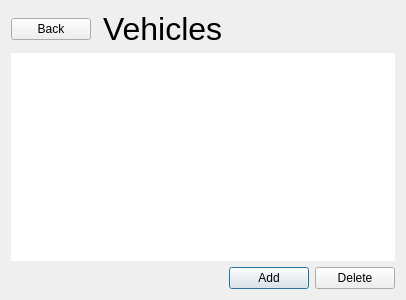
<?xml version="1.0" encoding="UTF-8"?>
<ui version="4.0">
 <class>VehicleWindow</class>
 <widget class="QDialog" name="VehicleWindow">
  <property name="geometry">
   <rect>
    <x>0</x>
    <y>0</y>
    <width>400</width>
    <height>300</height>
   </rect>
  </property>
  <property name="windowTitle">
   <string>Dialog</string>
  </property>
  <layout class="QVBoxLayout" name="verticalLayout">
   <item>
    <layout class="QGridLayout" name="gridLayout">
     <item row="0" column="3">
      <spacer name="horizontalSpacer_5">
       <property name="orientation">
        <enum>Qt::Horizontal</enum>
       </property>
       <property name="sizeHint" stdset="0">
        <size>
         <width>40</width>
         <height>20</height>
        </size>
       </property>
      </spacer>
     </item>
     <item row="2" column="3">
      <widget class="QPushButton" name="btnNewVehicle">
       <property name="text">
        <string>Add</string>
       </property>
      </widget>
     </item>
     <item row="0" column="4">
      <spacer name="horizontalSpacer_4">
       <property name="orientation">
        <enum>Qt::Horizontal</enum>
       </property>
       <property name="sizeHint" stdset="0">
        <size>
         <width>40</width>
         <height>20</height>
        </size>
       </property>
      </spacer>
     </item>
     <item row="0" column="1">
      <spacer name="horizontalSpacer_3">
       <property name="orientation">
        <enum>Qt::Horizontal</enum>
       </property>
       <property name="sizeHint" stdset="0">
        <size>
         <width>40</width>
         <height>20</height>
        </size>
       </property>
      </spacer>
     </item>
     <item row="2" column="4">
      <widget class="QPushButton" name="btnDeleteVehicle">
       <property name="text">
        <string>Delete</string>
       </property>
      </widget>
     </item>
     <item row="0" column="2">
      <widget class="QLabel" name="label">
       <property name="font">
        <font>
         <pointsize>24</pointsize>
        </font>
       </property>
       <property name="text">
        <string>Vehicles</string>
       </property>
      </widget>
     </item>
     <item row="0" column="0">
      <widget class="QPushButton" name="btnBackVehicles">
       <property name="text">
        <string>Back</string>
       </property>
       <property name="flat">
        <bool>false</bool>
       </property>
      </widget>
     </item>
     <item row="1" column="0" colspan="5">
      <widget class="QTableView" name="tableVehicles">
       <property name="sizePolicy">
        <sizepolicy hsizetype="Preferred" vsizetype="Expanding">
         <horstretch>0</horstretch>
         <verstretch>0</verstretch>
        </sizepolicy>
       </property>
       <property name="minimumSize">
        <size>
         <width>72</width>
         <height>0</height>
        </size>
       </property>
       <property name="frameShape">
        <enum>QFrame::NoFrame</enum>
       </property>
       <property name="frameShadow">
        <enum>QFrame::Plain</enum>
       </property>
       <property name="lineWidth">
        <number>0</number>
       </property>
       <property name="sizeAdjustPolicy">
        <enum>QAbstractScrollArea::AdjustToContents</enum>
       </property>
       <property name="showGrid">
        <bool>false</bool>
       </property>
      </widget>
     </item>
    </layout>
   </item>
  </layout>
 </widget>
 <resources/>
 <connections/>
</ui>
